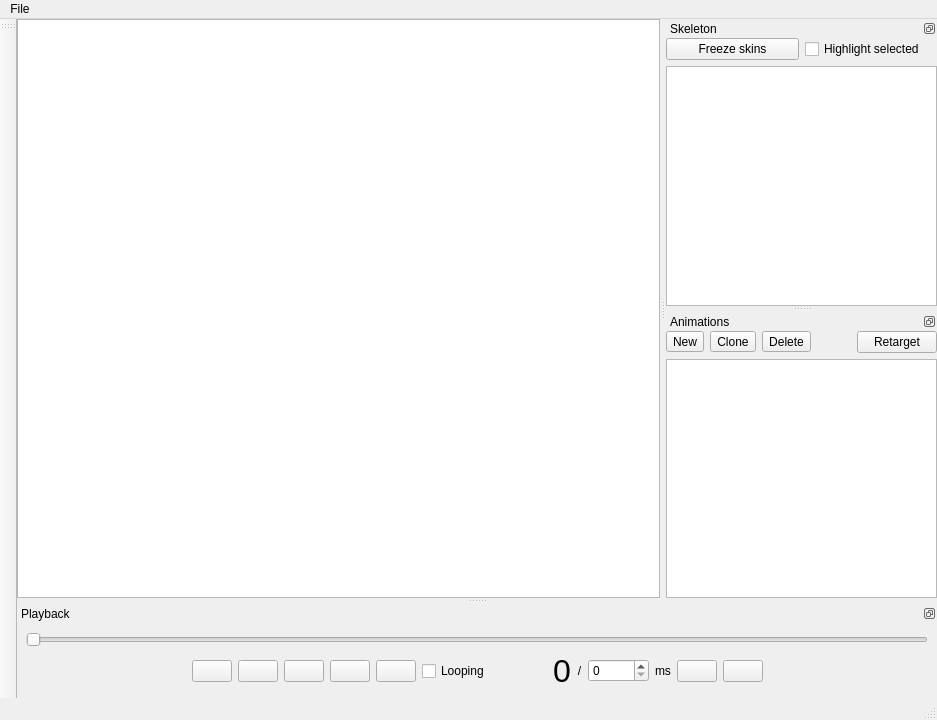
<?xml version="1.0" encoding="UTF-8"?>
<ui version="4.0">
 <class>ChopHumanMainWindow</class>
 <widget class="QMainWindow" name="ChopHumanMainWindow">
  <property name="geometry">
   <rect>
    <x>0</x>
    <y>0</y>
    <width>937</width>
    <height>720</height>
   </rect>
  </property>
  <property name="windowTitle">
   <string>ChopHuman</string>
  </property>
  <widget class="QWidget" name="centralwidget">
   <layout class="QGridLayout" name="gridLayout">
    <property name="margin">
     <number>0</number>
    </property>
    <item row="0" column="0">
     <widget class="QGraphicsView" name="sceneGraphicsView">
      <property name="sizePolicy">
       <sizepolicy hsizetype="Expanding" vsizetype="Expanding">
        <horstretch>0</horstretch>
        <verstretch>0</verstretch>
       </sizepolicy>
      </property>
      <property name="frameShape">
       <enum>QFrame::StyledPanel</enum>
      </property>
      <property name="sceneRect">
       <rectf>
        <x>0.000000000000000</x>
        <y>0.000000000000000</y>
        <width>0.000000000000000</width>
        <height>0.000000000000000</height>
       </rectf>
      </property>
      <property name="renderHints">
       <set>QPainter::Antialiasing|QPainter::HighQualityAntialiasing|QPainter::SmoothPixmapTransform|QPainter::TextAntialiasing</set>
      </property>
     </widget>
    </item>
   </layout>
  </widget>
  <widget class="QMenuBar" name="menubar">
   <property name="geometry">
    <rect>
     <x>0</x>
     <y>0</y>
     <width>937</width>
     <height>21</height>
    </rect>
   </property>
   <widget class="QMenu" name="menuFile">
    <property name="title">
     <string>File</string>
    </property>
    <addaction name="actionLoadImages"/>
    <addaction name="actionReset"/>
   </widget>
   <addaction name="menuFile"/>
  </widget>
  <widget class="QToolBar" name="toolToolbar">
   <property name="windowTitle">
    <string>toolBar</string>
   </property>
   <property name="toolButtonStyle">
    <enum>Qt::ToolButtonIconOnly</enum>
   </property>
   <attribute name="toolBarArea">
    <enum>LeftToolBarArea</enum>
   </attribute>
   <attribute name="toolBarBreak">
    <bool>false</bool>
   </attribute>
  </widget>
  <widget class="QStatusBar" name="statusbar"/>
  <widget class="QDockWidget" name="skeletonDockWidget">
   <property name="sizePolicy">
    <sizepolicy hsizetype="MinimumExpanding" vsizetype="Preferred">
     <horstretch>0</horstretch>
     <verstretch>0</verstretch>
    </sizepolicy>
   </property>
   <property name="features">
    <set>QDockWidget::DockWidgetFloatable|QDockWidget::DockWidgetMovable</set>
   </property>
   <property name="windowTitle">
    <string>Skeleton</string>
   </property>
   <attribute name="dockWidgetArea">
    <number>2</number>
   </attribute>
   <widget class="QWidget" name="dockWidgetContents_3">
    <layout class="QVBoxLayout" name="verticalLayout_4">
     <property name="margin">
      <number>0</number>
     </property>
     <item>
      <layout class="QHBoxLayout" name="horizontalLayout_3">
       <item>
        <widget class="QPushButton" name="butFreezeSkins">
         <property name="text">
          <string>Freeze skins</string>
         </property>
         <property name="icon">
          <iconset resource="chophuman.qrc">
           <normaloff>:/img/lock.png</normaloff>:/img/lock.png</iconset>
         </property>
         <property name="iconSize">
          <size>
           <width>32</width>
           <height>32</height>
          </size>
         </property>
         <property name="checkable">
          <bool>true</bool>
         </property>
         <property name="checked">
          <bool>false</bool>
         </property>
        </widget>
       </item>
       <item>
        <widget class="QCheckBox" name="chkHighlightSelected">
         <property name="text">
          <string>Highlight selected</string>
         </property>
        </widget>
       </item>
      </layout>
     </item>
     <item>
      <widget class="QTreeWidget" name="skeletonTreeWidget">
       <property name="sizePolicy">
        <sizepolicy hsizetype="Preferred" vsizetype="Preferred">
         <horstretch>0</horstretch>
         <verstretch>0</verstretch>
        </sizepolicy>
       </property>
       <property name="autoExpandDelay">
        <number>-1</number>
       </property>
       <attribute name="headerVisible">
        <bool>false</bool>
       </attribute>
       <column>
        <property name="text">
         <string notr="true">1</string>
        </property>
       </column>
      </widget>
     </item>
    </layout>
   </widget>
  </widget>
  <widget class="QDockWidget" name="animationDockWidget">
   <property name="sizePolicy">
    <sizepolicy hsizetype="Minimum" vsizetype="Preferred">
     <horstretch>0</horstretch>
     <verstretch>0</verstretch>
    </sizepolicy>
   </property>
   <property name="features">
    <set>QDockWidget::DockWidgetFloatable|QDockWidget::DockWidgetMovable</set>
   </property>
   <property name="windowTitle">
    <string>Animations</string>
   </property>
   <attribute name="dockWidgetArea">
    <number>2</number>
   </attribute>
   <widget class="QWidget" name="dockWidgetContents">
    <layout class="QVBoxLayout" name="verticalLayout_3">
     <property name="margin">
      <number>0</number>
     </property>
     <item>
      <layout class="QHBoxLayout" name="animationButtonLayout">
       <property name="sizeConstraint">
        <enum>QLayout::SetDefaultConstraint</enum>
       </property>
       <item>
        <widget class="QToolButton" name="butNewAnimation">
         <property name="toolTip">
          <string>New animation</string>
         </property>
         <property name="text">
          <string>New</string>
         </property>
         <property name="icon">
          <iconset resource="chophuman.qrc">
           <normaloff>:/img/animationNew.png</normaloff>:/img/animationNew.png</iconset>
         </property>
         <property name="iconSize">
          <size>
           <width>32</width>
           <height>32</height>
          </size>
         </property>
        </widget>
       </item>
       <item>
        <widget class="QToolButton" name="butCloneAnimation">
         <property name="toolTip">
          <string>Clone animation</string>
         </property>
         <property name="text">
          <string>Clone</string>
         </property>
         <property name="icon">
          <iconset resource="chophuman.qrc">
           <normaloff>:/img/animationClone.png</normaloff>:/img/animationClone.png</iconset>
         </property>
         <property name="iconSize">
          <size>
           <width>32</width>
           <height>32</height>
          </size>
         </property>
        </widget>
       </item>
       <item>
        <widget class="QToolButton" name="butDeleteAnimation">
         <property name="toolTip">
          <string>Delete animation</string>
         </property>
         <property name="text">
          <string>Delete</string>
         </property>
         <property name="icon">
          <iconset resource="chophuman.qrc">
           <normaloff>:/img/animationDelete.png</normaloff>:/img/animationDelete.png</iconset>
         </property>
         <property name="iconSize">
          <size>
           <width>32</width>
           <height>32</height>
          </size>
         </property>
        </widget>
       </item>
       <item>
        <spacer name="horizontalSpacer_3">
         <property name="orientation">
          <enum>Qt::Horizontal</enum>
         </property>
         <property name="sizeHint" stdset="0">
          <size>
           <width>40</width>
           <height>20</height>
          </size>
         </property>
        </spacer>
       </item>
       <item>
        <widget class="QPushButton" name="butRetargetAnimation">
         <property name="text">
          <string>Retarget</string>
         </property>
        </widget>
       </item>
      </layout>
     </item>
     <item>
      <widget class="QListWidget" name="animationListWidget">
       <property name="sizePolicy">
        <sizepolicy hsizetype="Ignored" vsizetype="Expanding">
         <horstretch>0</horstretch>
         <verstretch>0</verstretch>
        </sizepolicy>
       </property>
      </widget>
     </item>
    </layout>
   </widget>
  </widget>
  <widget class="QDockWidget" name="playbackDockWidget">
   <property name="features">
    <set>QDockWidget::DockWidgetFloatable|QDockWidget::DockWidgetMovable</set>
   </property>
   <property name="windowTitle">
    <string>Playback</string>
   </property>
   <attribute name="dockWidgetArea">
    <number>8</number>
   </attribute>
   <widget class="QWidget" name="dockWidgetContents_4">
    <layout class="QVBoxLayout" name="verticalLayout">
     <item>
      <layout class="QHBoxLayout" name="horizontalLayout_2">
       <item>
        <widget class="QSlider" name="playbackSlider">
         <property name="minimum">
          <number>0</number>
         </property>
         <property name="maximum">
          <number>10000</number>
         </property>
         <property name="orientation">
          <enum>Qt::Horizontal</enum>
         </property>
        </widget>
       </item>
      </layout>
     </item>
     <item>
      <layout class="QHBoxLayout" name="horizontalLayout">
       <item>
        <spacer name="horizontalSpacer">
         <property name="orientation">
          <enum>Qt::Horizontal</enum>
         </property>
         <property name="sizeHint" stdset="0">
          <size>
           <width>40</width>
           <height>20</height>
          </size>
         </property>
        </spacer>
       </item>
       <item>
        <widget class="QPushButton" name="butZeroPlayback">
         <property name="sizePolicy">
          <sizepolicy hsizetype="Minimum" vsizetype="Fixed">
           <horstretch>0</horstretch>
           <verstretch>0</verstretch>
          </sizepolicy>
         </property>
         <property name="toolTip">
          <string>Go to start</string>
         </property>
         <property name="text">
          <string/>
         </property>
         <property name="icon">
          <iconset resource="chophuman.qrc">
           <normaloff>:/img/gotostart.png</normaloff>:/img/gotostart.png</iconset>
         </property>
         <property name="iconSize">
          <size>
           <width>32</width>
           <height>32</height>
          </size>
         </property>
        </widget>
       </item>
       <item>
        <widget class="QPushButton" name="butMoveToPrevKeyframe">
         <property name="toolTip">
          <string>Previous keyframe</string>
         </property>
         <property name="text">
          <string/>
         </property>
         <property name="icon">
          <iconset resource="chophuman.qrc">
           <normaloff>:/img/prevkey.png</normaloff>:/img/prevkey.png</iconset>
         </property>
         <property name="iconSize">
          <size>
           <width>32</width>
           <height>32</height>
          </size>
         </property>
        </widget>
       </item>
       <item>
        <widget class="QPushButton" name="butTogglePlay">
         <property name="toolTip">
          <string>Toggle play</string>
         </property>
         <property name="text">
          <string/>
         </property>
         <property name="icon">
          <iconset resource="chophuman.qrc">
           <normaloff>:/img/play.png</normaloff>:/img/play.png</iconset>
         </property>
         <property name="iconSize">
          <size>
           <width>32</width>
           <height>32</height>
          </size>
         </property>
         <property name="checkable">
          <bool>true</bool>
         </property>
        </widget>
       </item>
       <item>
        <widget class="QPushButton" name="butMoveToNextKeyframe">
         <property name="toolTip">
          <string>Next keyframe</string>
         </property>
         <property name="text">
          <string/>
         </property>
         <property name="icon">
          <iconset resource="chophuman.qrc">
           <normaloff>:/img/nextkey.png</normaloff>:/img/nextkey.png</iconset>
         </property>
         <property name="iconSize">
          <size>
           <width>32</width>
           <height>32</height>
          </size>
         </property>
        </widget>
       </item>
       <item>
        <widget class="QPushButton" name="butEndOfPlayback">
         <property name="toolTip">
          <string>Go to end</string>
         </property>
         <property name="text">
          <string/>
         </property>
         <property name="icon">
          <iconset resource="chophuman.qrc">
           <normaloff>:/img/gotoend.png</normaloff>:/img/gotoend.png</iconset>
         </property>
         <property name="iconSize">
          <size>
           <width>32</width>
           <height>32</height>
          </size>
         </property>
        </widget>
       </item>
       <item>
        <widget class="QCheckBox" name="chkLooping">
         <property name="text">
          <string>Looping</string>
         </property>
        </widget>
       </item>
       <item>
        <widget class="QLabel" name="labelCurrentFrame">
         <property name="sizePolicy">
          <sizepolicy hsizetype="Minimum" vsizetype="Preferred">
           <horstretch>0</horstretch>
           <verstretch>0</verstretch>
          </sizepolicy>
         </property>
         <property name="minimumSize">
          <size>
           <width>75</width>
           <height>0</height>
          </size>
         </property>
         <property name="baseSize">
          <size>
           <width>0</width>
           <height>0</height>
          </size>
         </property>
         <property name="font">
          <font>
           <pointsize>24</pointsize>
          </font>
         </property>
         <property name="text">
          <string>0</string>
         </property>
         <property name="alignment">
          <set>Qt::AlignRight|Qt::AlignTrailing|Qt::AlignVCenter</set>
         </property>
        </widget>
       </item>
       <item>
        <widget class="QLabel" name="label_2">
         <property name="sizePolicy">
          <sizepolicy hsizetype="Fixed" vsizetype="Preferred">
           <horstretch>0</horstretch>
           <verstretch>0</verstretch>
          </sizepolicy>
         </property>
         <property name="text">
          <string>/</string>
         </property>
         <property name="alignment">
          <set>Qt::AlignCenter</set>
         </property>
        </widget>
       </item>
       <item>
        <widget class="QSpinBox" name="spinAnimationLength">
         <property name="suffix">
          <string comment="ms" extracomment="ms"/>
         </property>
         <property name="maximum">
          <number>10000</number>
         </property>
        </widget>
       </item>
       <item>
        <widget class="QLabel" name="label">
         <property name="text">
          <string>ms</string>
         </property>
        </widget>
       </item>
       <item>
        <widget class="QPushButton" name="butAddKeyframe">
         <property name="sizePolicy">
          <sizepolicy hsizetype="Minimum" vsizetype="Fixed">
           <horstretch>0</horstretch>
           <verstretch>0</verstretch>
          </sizepolicy>
         </property>
         <property name="toolTip">
          <string>Add keyframe</string>
         </property>
         <property name="text">
          <string/>
         </property>
         <property name="icon">
          <iconset resource="chophuman.qrc">
           <normaloff>:/img/keyAdd.png</normaloff>:/img/keyAdd.png</iconset>
         </property>
         <property name="iconSize">
          <size>
           <width>32</width>
           <height>32</height>
          </size>
         </property>
        </widget>
       </item>
       <item>
        <widget class="QPushButton" name="butDeleteKeyframe">
         <property name="toolTip">
          <string>Delete keyframe</string>
         </property>
         <property name="text">
          <string/>
         </property>
         <property name="icon">
          <iconset resource="chophuman.qrc">
           <normaloff>:/img/keyDelete.png</normaloff>:/img/keyDelete.png</iconset>
         </property>
         <property name="iconSize">
          <size>
           <width>32</width>
           <height>32</height>
          </size>
         </property>
        </widget>
       </item>
       <item>
        <spacer name="horizontalSpacer_2">
         <property name="orientation">
          <enum>Qt::Horizontal</enum>
         </property>
         <property name="sizeHint" stdset="0">
          <size>
           <width>40</width>
           <height>20</height>
          </size>
         </property>
        </spacer>
       </item>
      </layout>
     </item>
    </layout>
   </widget>
  </widget>
  <action name="actionLoadImages">
   <property name="text">
    <string>Load Images</string>
   </property>
  </action>
  <action name="actionReset">
   <property name="text">
    <string>Reset</string>
   </property>
  </action>
  <action name="actionTogglePlay">
   <property name="text">
    <string>Play</string>
   </property>
   <property name="toolTip">
    <string>Toggle play</string>
   </property>
  </action>
  <action name="actionSelectNextBone">
   <property name="text">
    <string>Select next bone</string>
   </property>
   <property name="shortcut">
    <string>C</string>
   </property>
  </action>
  <action name="actionSelectPreviousBone">
   <property name="text">
    <string>Select previous bone</string>
   </property>
   <property name="shortcut">
    <string>V</string>
   </property>
  </action>
 </widget>
 <resources>
  <include location="chophuman.qrc"/>
 </resources>
 <connections/>
</ui>
